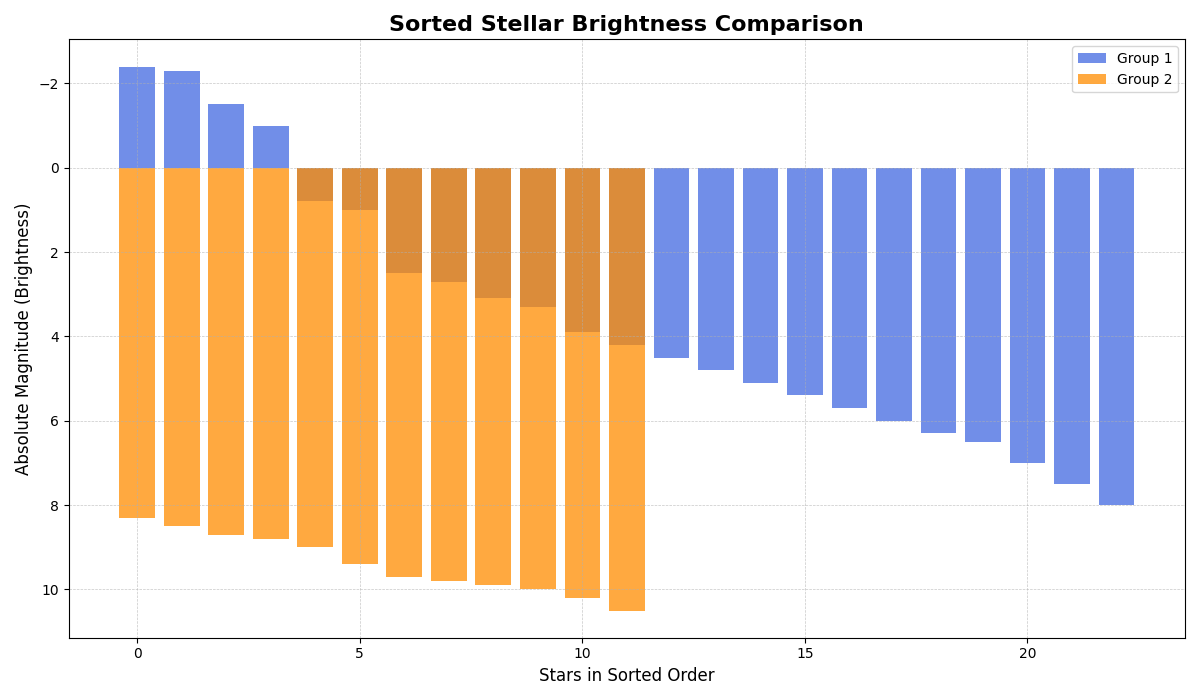

This chart was generated by the following Python code:
import numpy as np
import matplotlib.pyplot as plt

brightness_1 = np.array([5.1, 5.4, 5.7, 6.0, 6.3, 6.5, 7.0, 7.5, 8.0, 4.2, 4.5, 4.8, 3.1, 3.3,
                         3.9, 2.7, 2.5, 1.0, -1.5, 0.8, -1.0, -2.4, -2.3])
temperature_1 = np.array([3000, 3200, 3500, 3700, 4000, 4300, 5000, 5200, 6000, 7000, 8000,
                          9000, 12000, 15000, 20000, 25000, 30000, 35000, 40000, 45000, 
                          50000, 55000, 60000])
brightness_2 = np.array([9.0, 8.5, 8.3, 9.4, 10.0, 9.8, 10.5, 9.7, 10.2, 9.9, 8.7, 8.8])
temperature_2 = np.array([1000, 1200, 1500, 1800, 2100, 2400, 2700, 3000, 3300, 3600, 3900, 4200])

# Data Preparation - sorting the data
# Original data set sorted in ascending order
brightness_1_sorted_indices = np.argsort(brightness_1)
brightness_1_sorted = brightness_1[brightness_1_sorted_indices]
temperature_1_sorted = temperature_1[brightness_1_sorted_indices]

# Additional data set sorted in ascending order
brightness_2_sorted_indices = np.argsort(brightness_2)
brightness_2_sorted = brightness_2[brightness_2_sorted_indices]
temperature_2_sorted = temperature_2[brightness_2_sorted_indices]

# Plotting the sorted bar chart
fig, ax = plt.subplots(figsize=(12, 7))

# Bar chart with different colors for different groups
ax.bar(range(len(brightness_1_sorted)), brightness_1_sorted, color='royalblue', alpha=0.75, label='Group 1')
ax.bar(range(len(brightness_2_sorted)), brightness_2_sorted, color='darkorange', alpha=0.75, label='Group 2')

# Adding titles and labels
ax.set_title('Sorted Stellar Brightness Comparison', fontsize=16, fontweight='bold', wrap=True)
ax.set_xlabel('Stars in Sorted Order', fontsize=12)
ax.set_ylabel('Absolute Magnitude (Brightness)', fontsize=12)
ax.invert_yaxis()

# Adding legend
ax.legend()

# Adding grid lines
ax.grid(True, linestyle='--', linewidth=0.5, alpha=0.7)

# Ensuring no overlapping of text or elements
plt.tight_layout()

# Display the plot
plt.show()
